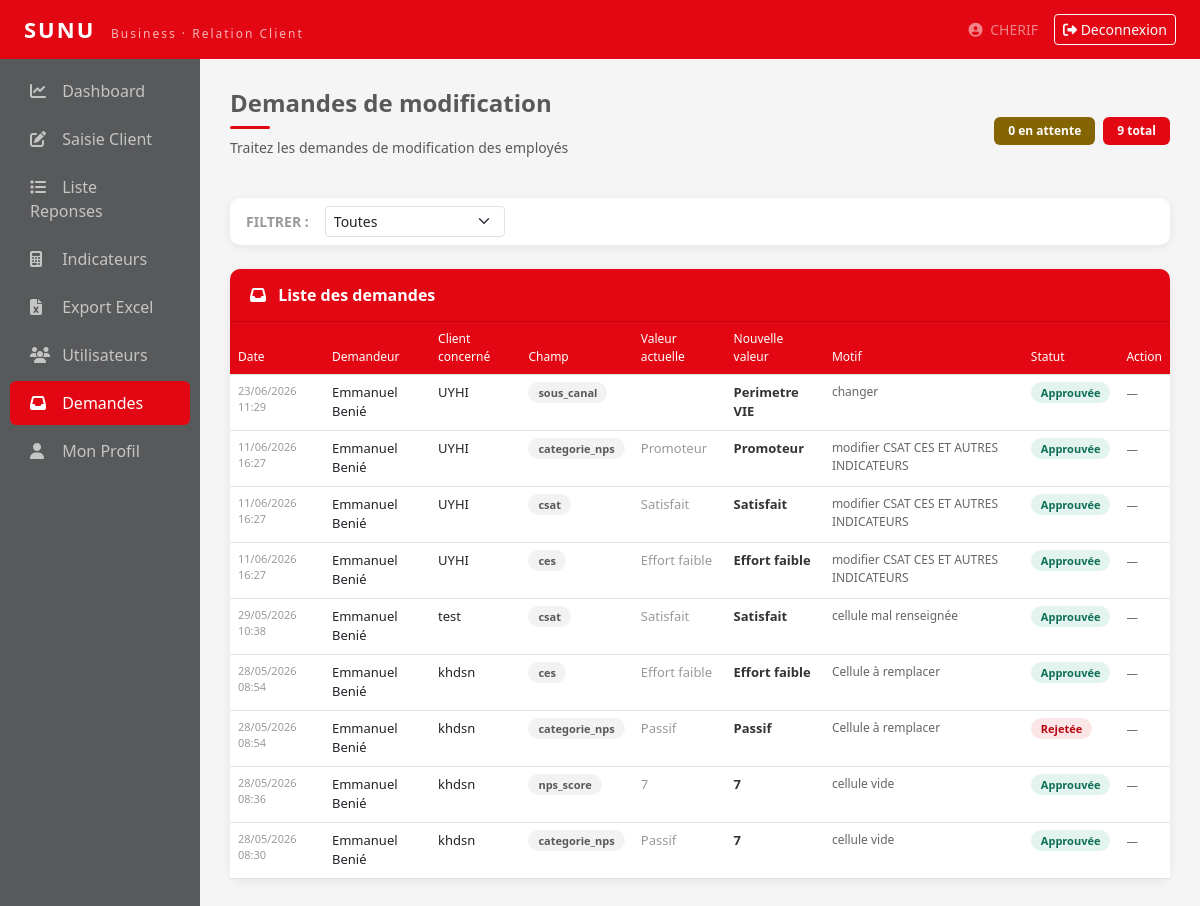
The page /demandes/ (signed in) on the database its author committed.
### relation_client/models.py (models this page shows, shortened)
class DemandeModification(models.Model):
    STATUT_CHOICES = [
        ('En attente', 'En attente'),
        ('Approuvee', 'Approuvee'),
        ('Rejetee', 'Rejetee'),
    ]
    saisie        = models.ForeignKey(ReponseClient, on_delete=models.CASCADE)
    demandeur     = models.ForeignKey(User, on_delete=models.CASCADE)
    champ         = models.CharField(max_length=50)
    nouvelle_valeur = models.TextField()
    motif         = models.TextField()
    statut        = models.CharField(max_length=20, choices=STATUT_CHOICES, default='En attente')
    date_demande  = models.DateTimeField(auto_now_add=True)
    class Meta:
        ordering = ['-date_demande']
        verbose_name = 'Demande de modification'

class ReponseClient(models.Model):
    CANAL_CHOICES = [('Call Center VIE','Call Center VIE'),('Call Center IARD','Call Center IARD'),('Espace Conseil VIE','Espace Conseil VIE')]
    CSAT_CHOICES = [('Satisfait','Satisfait'),('Insatisfait','Insatisfait')]
    CES_CHOICES = [('Effort faible','Effort faible'),('Effort modere','Effort modere'),('Effort eleve','Effort eleve')]
    STATUT_CHOICES = [('Joint','Joint'),('Injoignable','Injoignable'),('Pas de reponse','Pas de reponse')]
    NPS_CHOICES = [('Promoteur','Promoteur'),('Passif','Passif'),('Detracteur','Detracteur')]
    date_enregistrement = models.DateField()
    cc = models.ForeignKey(User, on_delete=models.CASCADE)
    nom_prenoms = models.CharField(max_length=100)
    contact = models.CharField(max_length=20)
    numero_police = models.CharField(max_length=50, blank=True, null=True)
    objet_visite = models.CharField(max_length=200, blank=True, null=True)
    canal = models.CharField(max_length=30, choices=CANAL_CHOICES)
    sous_canal = models.CharField(max_length=50, blank=True, null=True)
    date_appel = models.DateField()
    statut_appel = models.CharField(max_length=20, choices=STATUT_CHOICES)
    nps_score = models.IntegerField(blank=True, null=True)
    categorie_nps = models.CharField(max_length=20, choices=NPS_CHOICES, blank=True)
    csat = models.CharField(max_length=20, choices=CSAT_CHOICES, blank=True)
    ces = models.CharField(max_length=20, choices=CES_CHOICES, blank=True)
    motif_insatisfaction = models.TextField(blank=True, null=True)
    observations = models.TextField(blank=True, null=True)
    date_saisie = models.DateTimeField(auto_now_add=True)
    class Meta:
        verbose_name = 'Reponse Client'
        ordering = ['-date_appel']

### relation_client/views.py (the view, shortened to what this page needs)
# urls.py: path('demandes/', views.demandes_admin, name='demandes_admin'),
@staff_member_required(login_url='login')
def demandes_admin(request):
    statut_filtre = request.GET.get('statut', '')
    demandes = DemandeModification.objects.all().order_by('-date_demande')
    if statut_filtre:
        demandes = demandes.filter(statut=statut_filtre)
    demandes_attente = DemandeModification.objects.filter(statut='En attente').count()
    return render(request, 'relation_client/demandes_admin.html', {
        'demandes': demandes,
        'demandes_attente': demandes_attente,
        'statut_filtre': statut_filtre,
    })

### relation_client/templates/relation_client/demandes_admin.html (shortened to what this page needs)
{% extends 'relation_client/base.html' %}
{% block content %}
<div class="d-flex justify-content-between align-items-center mb-4">
    <div>
        <h4 style="color:#58595B;font-weight:600">Demandes de modification</h4>
        <div style="width:40px;height:3px;background:#E30613;border-radius:2px;margin-top:6px"></div>
        <p class="text-muted small mt-2">Traitez les demandes de modification des employés</p>
    </div>
    <div class="d-flex gap-2">
        <span class="badge" style="background:#856404;font-size:12px;padding:8px 14px">
            {{ demandes_attente }} en attente
        </span>
        <span class="badge" style="background:#E30613;font-size:12px;padding:8px 14px">
            {{ demandes.count }} total
        </span>
    </div>
</div>
<div class="card mb-4">
    <div class="card-body py-2">
        <form method="get" class="d-flex gap-3 align-items-center">
            <label class="fw-semibold small text-uppercase" style="color:#999">Filtrer :</label>
            <select name="statut" class="form-select form-select-sm" style="width:180px"
                    onchange="this.form.submit()">
                <option value="">Toutes</option>
            </select>
        </form>
    </div>
</div>
<div class="card">
    <div class="card-header">
        <i class="fas fa-inbox me-2"></i> Liste des demandes
    </div>
    <div class="card-body p-0">
        <table class="table table-hover mb-0" style="font-size:13px">
            <thead>
                <tr>
                    <th>Date</th>
                    <th>Demandeur</th>
                    <th>Client concerné</th>
                    <th>Champ</th>
                    <th>Valeur actuelle</th>
                    <th>Nouvelle valeur</th>
                    <th>Motif</th>
                    <th>Statut</th>
                    <th>Action</th>
                </tr>
            </thead>
            <tbody>
                {% for d in demandes %}
                <tr>
                    <td style="color:#999;font-size:11px">
                        {{ d.date_demande|date:"d/m/Y H:i" }}
                    </td>
                    <td>
                        <div style="font-weight:500">
                            {{ d.demandeur.get_full_name|default:d.demandeur.username }}
                        </div>
                    </td>
                    <td>{{ d.saisie.nom_prenoms }}</td>
                    <td>
                        <span style="background:rgba(88,89,91,0.08);color:#58595B;padding:3px 10px;border-radius:20px;font-size:11px;font-weight:600">
                            {{ d.champ }}
                        </span>
                    </td>
                    <td style="color:#999">
                        {% if d.champ == 'nom_prenoms' %}{{ d.saisie.nom_prenoms }}
                        {% elif d.champ == 'contact' %}{{ d.saisie.contact }}
                        {% elif d.champ == 'canal' %}{{ d.saisie.canal }}
                        {% elif d.champ == 'statut_appel' %}{{ d.saisie.statut_appel }}
                        {% elif d.champ == 'nps_score' %}{{ d.saisie.nps_score }}
                        {% elif d.champ == 'categorie_nps' %}{{ d.saisie.categorie_nps }}
                        {% elif d.champ == 'csat' %}{{ d.saisie.csat }}
                        {% elif d.champ == 'ces' %}{{ d.saisie.ces }}
                        {% elif d.champ == 'observations' %}{{ d.saisie.observations }}
                        {% endif %}
                    </td>
                    <td style="font-weight:600;color:#333">{{ d.nouvelle_valeur }}</td>
                    <td style="color:#666;font-size:12px">{{ d.motif }}</td>
                    <td>
                        {% if d.statut == 'En attente' %}
                            <span style="background:rgba(255,193,7,0.15);color:#856404;padding:3px 10px;border-radius:20px;font-size:11px;font-weight:600">
                                En attente
                            </span>
                        {% elif d.statut == 'Approuvee' %}
                            <span style="background:rgba(29,158,117,0.12);color:#0F6E56;padding:3px 10px;border-radius:20px;font-size:11px;font-weight:600">
                                Approuvée
                            </span>
                        {% else %}
                            <span style="background:rgba(227,6,19,0.10);color:#B8050F;padding:3px 10px;border-radius:20px;font-size:11px;font-weight:600">
                                Rejetée
                            </span>
                        {% endif %}
                    </td>
                    <td>
                        {% if d.statut == 'En attente' %}
                        <form method="post" class="d-flex gap-1">
                            {% csrf_token %}
                            <input type="hidden" name="demande_id" value="{{ d.id }}"/>
                            <button name="action" value="approuver"
                                    class="btn btn-sm btn-outline-success"
                                    style="font-size:11px">
                                <i class="fas fa-check"></i> Approuver
                            </button>
                            <button name="action" value="rejeter"
                                    class="btn btn-sm btn-outline-danger"
                                    style="font-size:11px">
                                <i class="fas fa-times"></i> Rejeter
                            </button>
                        </form>
                        {% else %}
                            <span class="text-muted small">—</span>
                        {% endif %}
                    </td>
                </tr>
                {% endfor %}
            </tbody>
        </table>
    </div>
</div>
{% endblock %}

### relation_client/templates/relation_client/base.html (shortened to what this page needs)
<!DOCTYPE html>
<html lang="fr">
<head>
    <link href="https://cdn.jsdelivr.net/npm/bootstrap@5.3.0/dist/css/bootstrap.min.css" rel="stylesheet"/>
    <link href="https://cdnjs.cloudflare.com/ajax/libs/font-awesome/6.4.0/css/all.min.css" rel="stylesheet"/>
</head>
<body>
<nav class="navbar navbar-expand-lg">
    <div class="container-fluid px-4">
        <a class="navbar-brand" href="{% url 'dashboard' %}">
            SUNU <span>Business · Relation Client</span>
        </a>
        <div class="ms-auto d-flex align-items-center gap-3">
            <a href="{% url 'profil' %}" class="text-white-50 small text-decoration-none">
                <i class="fas fa-user-circle me-1"></i>
                {{ request.user.get_full_name|default:request.user.username }}
            </a>
            <a href="{% url 'logout' %}" class="btn btn-sm btn-outline-light">
                <i class="fas fa-sign-out-alt"></i> Deconnexion
            </a>
        </div>
    </div>
</nav>
<div class="container-fluid">
    <div class="row">
        <div class="col-md-2 p-0 sidebar">
            <ul class="nav flex-column mt-2">
                <li class="nav-item">
                    <a class="nav-link {% if request.resolver_match.url_name == 'dashboard' %}active{% endif %}"
                       href="{% url 'dashboard' %}">
                        <i class="fas fa-chart-line me-2"></i> Dashboard
                    </a>
                </li>
                <li class="nav-item">
                    <a class="nav-link {% if request.resolver_match.url_name == 'saisie' %}active{% endif %}"
                       href="{% url 'saisie' %}">
                        <i class="fas fa-edit me-2"></i> Saisie Client
                    </a>
                </li>
                <li class="nav-item">
                    <a class="nav-link {% if request.resolver_match.url_name == 'liste' %}active{% endif %}"
                       href="{% url 'liste' %}">
                        <i class="fas fa-list me-2"></i> Liste Reponses
                    </a>
                </li>
                <li class="nav-item">
                    <a class="nav-link {% if request.resolver_match.url_name == 'indicateurs' %}active{% endif %}"
                       href="{% url 'indicateurs' %}">
                        <i class="fas fa-calculator me-2"></i> Indicateurs
                    </a>
                </li>
                <li class="nav-item">
                    <a class="nav-link {% if request.resolver_match.url_name == 'export' %}active{% endif %}"
                       href="{% url 'export' %}">
                        <i class="fas fa-file-excel me-2"></i> Export Excel
                    </a>
                </li>
                {% if request.user.is_staff %}
                <li class="nav-item">
                    <a class="nav-link {% if request.resolver_match.url_name == 'gestion_utilisateurs' %}active{% endif %}"
                       href="{% url 'gestion_utilisateurs' %}">
                        <i class="fas fa-users me-2"></i> Utilisateurs
                    </a>
                </li>
                <li class="nav-item">
                    <a class="nav-link {% if request.resolver_match.url_name == 'demandes_admin' %}active{% endif %}"
                       href="{% url 'demandes_admin' %}">
                        <i class="fas fa-inbox me-2"></i> Demandes
                    </a>
                </li>
                {% endif %}
                <li class="nav-item">
                    <a class="nav-link {% if request.resolver_match.url_name == 'profil' %}active{% endif %}"
                       href="{% url 'profil' %}">
                        <i class="fas fa-user me-2"></i> Mon Profil
                    </a>
                </li>
            </ul>
        </div>
        <div class="col-md-10 main-content">
            {% block content %}{% endblock %}
        </div>
    </div>
</div>
</body>
</html>

### relation_client/templates/relation_client/base.html (style rules this page uses)
:root { --sunu-red: #E30613; --sunu-dark-red: #B8050F; --sunu-gray: #58595B; }
body { background: #F5F5F5; font-family: 'Segoe UI', sans-serif; }
.navbar { background: var(--sunu-red) !important; }
.navbar-brand { color: #fff !important; font-size: 22px; font-weight: 700; letter-spacing: 2px; }
.navbar-brand span { color: rgba(255,255,255,0.7); font-size: 12px; font-weight: 400; margin-left: 8px; }
.sidebar { background: var(--sunu-gray); min-height: calc(100vh - 56px); padding-top: 20px; }
.sidebar .nav-link { color: rgba(255,255,255,0.65); padding: 10px 20px; border-radius: 6px; margin: 2px 10px; transition: all .18s; }
.sidebar .nav-link.active { background: var(--sunu-red); color: #fff; }
.sidebar .nav-link i { width: 20px; }
.main-content { padding: 30px; }
.card { border: none; border-radius: 10px; box-shadow: 0 2px 10px rgba(0,0,0,0.07); }
.card-header { background: var(--sunu-red); color: white; border-radius: 10px 10px 0 0 !important; padding: 14px 20px; font-weight: 600; }
.table thead th { background: var(--sunu-red); color: white; font-weight: 500; font-size: 12px; }

### rows shown on the page
DemandeModification: date_demande "23/06/2026 11:29", demandeur.get_full_name "Emmanuel Benié", saisie.nom_prenoms "UYHI", champ "sous_canal", nouvelle_valeur "Perimetre VIE", motif "changer", statut "Approuvée"
DemandeModification: date_demande "11/06/2026 16:27", demandeur.get_full_name "Emmanuel Benié", saisie.nom_prenoms "UYHI", champ "categorie_nps", saisie.categorie_nps "Promoteur", nouvelle_valeur "Promoteur", motif "modifier CSAT CES ET AUTRES INDICATEURS", statut "Approuvée"
DemandeModification: date_demande "11/06/2026 16:27", demandeur.get_full_name "Emmanuel Benié", saisie.nom_prenoms "UYHI", champ "csat", saisie.csat "Satisfait", nouvelle_valeur "Satisfait", motif "modifier CSAT CES ET AUTRES INDICATEURS", statut "Approuvée"
DemandeModification: date_demande "11/06/2026 16:27", demandeur.get_full_name "Emmanuel Benié", saisie.nom_prenoms "UYHI", champ "ces", saisie.ces "Effort faible", nouvelle_valeur "Effort faible", motif "modifier CSAT CES ET AUTRES INDICATEURS", statut "Approuvée"
DemandeModification: date_demande "29/05/2026 10:38", demandeur.get_full_name "Emmanuel Benié", saisie.nom_prenoms "test", champ "csat", saisie.csat "Satisfait", nouvelle_valeur "Satisfait", motif "cellule mal renseignée", statut "Approuvée"
DemandeModification: date_demande "28/05/2026 08:54", demandeur.get_full_name "Emmanuel Benié", saisie.nom_prenoms "khdsn", champ "ces", saisie.ces "Effort faible", nouvelle_valeur "Effort faible", motif "Cellule à remplacer", statut "Approuvée"
DemandeModification: date_demande "28/05/2026 08:54", demandeur.get_full_name "Emmanuel Benié", saisie.nom_prenoms "khdsn", champ "categorie_nps", saisie.categorie_nps "Passif", nouvelle_valeur "Passif", motif "Cellule à remplacer", statut "Rejetée"
DemandeModification: date_demande "28/05/2026 08:36", demandeur.get_full_name "Emmanuel Benié", saisie.nom_prenoms "khdsn", champ "nps_score", saisie.nps_score "7", nouvelle_valeur "7", motif "cellule vide", statut "Approuvée"
DemandeModification: date_demande "28/05/2026 08:30", demandeur.get_full_name "Emmanuel Benié", saisie.nom_prenoms "khdsn", champ "categorie_nps", saisie.categorie_nps "Passif", nouvelle_valeur "7", motif "cellule vide", statut "Approuvée"

### other values the page prints
{{ request.user.get_full_name|default:request.user.username }} "CHERIF"
{{ demandes_attente }} "0"
{{ demandes.count }} "9"
